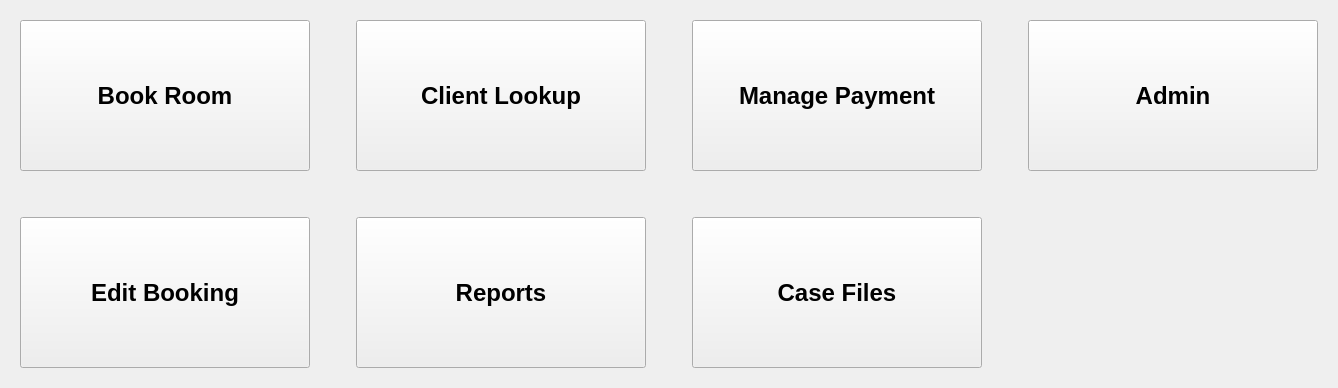
    <widget class="QWidget" name="mainMenu">
     <layout class="QGridLayout" name="gridLayout_5">
      <item row="0" column="0">
       <widget class="QWidget" name="wdg_mainScreen" native="true">
        <layout class="QGridLayout" name="gridLayout_8">
         <item row="0" column="2">
          <widget class="QPushButton" name="clientButton">
           <property name="minimumSize">
            <size>
             <width>290</width>
             <height>151</height>
            </size>
           </property>
           <property name="maximumSize">
            <size>
             <width>437</width>
             <height>264</height>
            </size>
           </property>
           <property name="font">
            <font>
             <pointsize>18</pointsize>
             <weight>75</weight>
             <bold>true</bold>
            </font>
           </property>
           <property name="text">
            <string>Client Lookup</string>
           </property>
          </widget>
         </item>
         <item row="0" column="4">
          <widget class="QPushButton" name="paymentButton">
           <property name="minimumSize">
            <size>
             <width>290</width>
             <height>151</height>
            </size>
           </property>
           <property name="maximumSize">
            <size>
             <width>437</width>
             <height>264</height>
            </size>
           </property>
           <property name="font">
            <font>
             <pointsize>18</pointsize>
             <weight>75</weight>
             <bold>true</bold>
            </font>
           </property>
           <property name="text">
            <string>Manage Payment</string>
           </property>
          </widget>
         </item>
         <item row="2" column="0">
          <widget class="QPushButton" name="editbookButton">
           <property name="minimumSize">
            <size>
             <width>290</width>
             <height>151</height>
            </size>
           </property>
           <property name="maximumSize">
            <size>
             <width>437</width>
             <height>264</height>
            </size>
           </property>
           <property name="font">
            <font>
             <pointsize>18</pointsize>
             <weight>75</weight>
             <bold>true</bold>
            </font>
           </property>
           <property name="text">
            <string>Edit Booking</string>
           </property>
          </widget>
         </item>
         <item row="0" column="0">
          <widget class="QPushButton" name="bookButton">
           <property name="sizePolicy">
            <sizepolicy hsizetype="Minimum" vsizetype="Fixed">
             <horstretch>0</horstretch>
             <verstretch>0</verstretch>
            </sizepolicy>
           </property>
           <property name="minimumSize">
            <size>
             <width>290</width>
             <height>151</height>
            </size>
           </property>
           <property name="maximumSize">
            <size>
             <width>437</width>
             <height>264</height>
            </size>
           </property>
           <property name="font">
            <font>
             <pointsize>18</pointsize>
             <weight>75</weight>
             <bold>true</bold>
            </font>
           </property>
           <property name="text">
            <string>Book Room</string>
           </property>
          </widget>
         </item>
         <item row="0" column="3">
          <spacer name="horizontalSpacer_3">
           <property name="orientation">
            <enum>Qt::Horizontal</enum>
           </property>
           <property name="sizeType">
            <enum>QSizePolicy::Minimum</enum>
           </property>
           <property name="sizeHint" stdset="0">
            <size>
             <width>40</width>
             <height>20</height>
            </size>
           </property>
          </spacer>
         </item>
         <item row="0" column="5">
          <spacer name="horizontalSpacer_4">
           <property name="orientation">
            <enum>Qt::Horizontal</enum>
           </property>
           <property name="sizeType">
            <enum>QSizePolicy::Minimum</enum>
           </property>
           <property name="sizeHint" stdset="0">
            <size>
             <width>40</width>
             <height>20</height>
            </size>
           </property>
          </spacer>
         </item>
         <item row="0" column="1">
          <spacer name="horizontalSpacer">
           <property name="orientation">
            <enum>Qt::Horizontal</enum>
           </property>
           <property name="sizeType">
            <enum>QSizePolicy::Minimum</enum>
           </property>
           <property name="sizeHint" stdset="0">
            <size>
             <width>40</width>
             <height>20</height>
            </size>
           </property>
          </spacer>
         </item>
         <item row="1" column="2">
          <spacer name="verticalSpacer">
           <property name="orientation">
            <enum>Qt::Vertical</enum>
           </property>
           <property name="sizeType">
            <enum>QSizePolicy::Minimum</enum>
           </property>
           <property name="sizeHint" stdset="0">
            <size>
             <width>20</width>
             <height>40</height>
            </size>
           </property>
          </spacer>
         </item>
         <item row="2" column="2">
          <widget class="QPushButton" name="reportsButton">
           <property name="minimumSize">
            <size>
             <width>290</width>
             <height>151</height>
            </size>
           </property>
           <property name="maximumSize">
            <size>
             <width>437</width>
             <height>264</height>
            </size>
           </property>
           <property name="font">
            <font>
             <pointsize>18</pointsize>
             <weight>75</weight>
             <bold>true</bold>
            </font>
           </property>
           <property name="text">
            <string>Reports</string>
           </property>
          </widget>
         </item>
         <item row="2" column="4">
          <widget class="QPushButton" name="caseButton">
           <property name="minimumSize">
            <size>
             <width>290</width>
             <height>151</height>
            </size>
           </property>
           <property name="maximumSize">
            <size>
             <width>437</width>
             <height>264</height>
            </size>
           </property>
           <property name="font">
            <font>
             <pointsize>18</pointsize>
             <weight>75</weight>
             <bold>true</bold>
            </font>
           </property>
           <property name="text">
            <string>Case Files</string>
           </property>
          </widget>
         </item>
         <item row="0" column="6">
          <widget class="QPushButton" name="adminButton">
           <property name="minimumSize">
            <size>
             <width>290</width>
             <height>151</height>
            </size>
           </property>
           <property name="maximumSize">
            <size>
             <width>437</width>
             <height>264</height>
            </size>
           </property>
           <property name="font">
            <font>
             <pointsize>18</pointsize>
             <weight>75</weight>
             <bold>true</bold>
            </font>
           </property>
           <property name="text">
            <string>Admin</string>
           </property>
          </widget>
         </item>
        </layout>
       </widget>
      </item>
     </layout>
    </widget>
